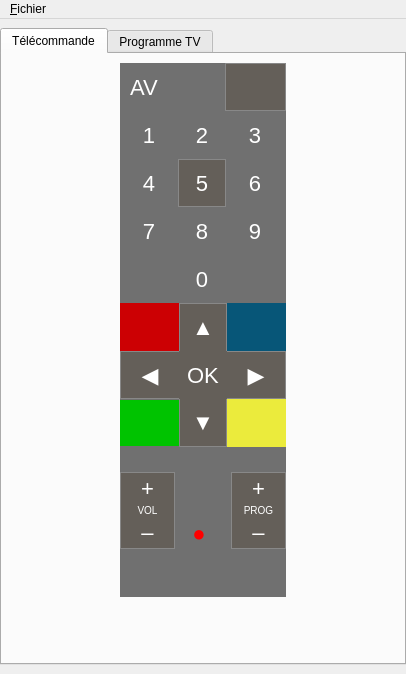
<?xml version="1.0" encoding="UTF-8"?>
<ui version="4.0">
 <class>MainWindow</class>
 <widget class="QMainWindow" name="MainWindow">
  <property name="geometry">
   <rect>
    <x>0</x>
    <y>0</y>
    <width>406</width>
    <height>674</height>
   </rect>
  </property>
  <property name="sizePolicy">
   <sizepolicy hsizetype="Minimum" vsizetype="Minimum">
    <horstretch>0</horstretch>
    <verstretch>0</verstretch>
   </sizepolicy>
  </property>
  <property name="minimumSize">
   <size>
    <width>200</width>
    <height>650</height>
   </size>
  </property>
  <property name="baseSize">
   <size>
    <width>200</width>
    <height>650</height>
   </size>
  </property>
  <property name="windowTitle">
   <string>MainWindow</string>
  </property>
  <property name="styleSheet">
   <string notr="true"/>
  </property>
  <widget class="QWidget" name="centralwidget">
   <property name="styleSheet">
    <string notr="true"/>
   </property>
   <layout class="QVBoxLayout" name="verticalLayout">
    <property name="spacing">
     <number>0</number>
    </property>
    <property name="leftMargin">
     <number>0</number>
    </property>
    <property name="rightMargin">
     <number>0</number>
    </property>
    <item>
     <widget class="QTabWidget" name="tabWidget">
      <property name="currentIndex">
       <number>0</number>
      </property>
      <widget class="QWidget" name="remoteTab">
       <attribute name="title">
        <string>Télécommande</string>
       </attribute>
       <layout class="QVBoxLayout" name="verticalLayout_4">
        <item>
         <layout class="QHBoxLayout" name="horizontalLayout">
          <item>
           <spacer name="horizontalSpacer_3">
            <property name="orientation">
             <enum>Qt::Horizontal</enum>
            </property>
            <property name="sizeHint" stdset="0">
             <size>
              <width>40</width>
              <height>20</height>
             </size>
            </property>
           </spacer>
          </item>
          <item>
           <widget class="QWidget" name="remote" native="true">
            <property name="styleSheet">
             <string notr="true">QWidget {
	background-color: #707070;
}

QPushButton, QPushButton:focus {
   	border: none;
   	outline: none;
	color: white;
	font-weight: 400;
	font-size: 22px;
}</string>
            </property>
            <layout class="QVBoxLayout" name="verticalLayout_2">
             <property name="spacing">
              <number>0</number>
             </property>
             <property name="margin">
              <number>0</number>
             </property>
             <item>
              <layout class="QGridLayout" name="gridLayout_4">
               <property name="spacing">
                <number>0</number>
               </property>
               <item row="0" column="2">
                <widget class="QPushButton" name="powerButton">
                 <property name="sizePolicy">
                  <sizepolicy hsizetype="Fixed" vsizetype="Fixed">
                   <horstretch>0</horstretch>
                   <verstretch>0</verstretch>
                  </sizepolicy>
                 </property>
                 <property name="minimumSize">
                  <size>
                   <width>48</width>
                   <height>48</height>
                  </size>
                 </property>
                 <property name="styleSheet">
                  <string notr="true">background-color: #645f59;
border: 1px solid #888888;</string>
                 </property>
                 <property name="text">
                  <string/>
                 </property>
                 <property name="icon">
                  <iconset>
                   <normaloff>images/power.svg</normaloff>images/power.svg</iconset>
                 </property>
                 <property name="iconSize">
                  <size>
                   <width>24</width>
                   <height>24</height>
                  </size>
                 </property>
                </widget>
               </item>
               <item row="0" column="0">
                <widget class="QPushButton" name="avButton">
                 <property name="sizePolicy">
                  <sizepolicy hsizetype="Fixed" vsizetype="Fixed">
                   <horstretch>0</horstretch>
                   <verstretch>0</verstretch>
                  </sizepolicy>
                 </property>
                 <property name="minimumSize">
                  <size>
                   <width>48</width>
                   <height>48</height>
                  </size>
                 </property>
                 <property name="text">
                  <string>AV</string>
                 </property>
                </widget>
               </item>
               <item row="0" column="1">
                <widget class="QLabel" name="label_3">
                 <property name="text">
                  <string/>
                 </property>
                </widget>
               </item>
              </layout>
             </item>
             <item>
              <layout class="QGridLayout" name="gridLayout">
               <property name="spacing">
                <number>0</number>
               </property>
               <item row="0" column="0">
                <widget class="QPushButton" name="oneButton">
                 <property name="sizePolicy">
                  <sizepolicy hsizetype="Fixed" vsizetype="Fixed">
                   <horstretch>0</horstretch>
                   <verstretch>0</verstretch>
                  </sizepolicy>
                 </property>
                 <property name="minimumSize">
                  <size>
                   <width>48</width>
                   <height>48</height>
                  </size>
                 </property>
                 <property name="text">
                  <string>1</string>
                 </property>
                 <property name="shortcut">
                  <string>1</string>
                 </property>
                </widget>
               </item>
               <item row="0" column="1">
                <widget class="QPushButton" name="twoButton">
                 <property name="sizePolicy">
                  <sizepolicy hsizetype="Fixed" vsizetype="Fixed">
                   <horstretch>0</horstretch>
                   <verstretch>0</verstretch>
                  </sizepolicy>
                 </property>
                 <property name="minimumSize">
                  <size>
                   <width>48</width>
                   <height>48</height>
                  </size>
                 </property>
                 <property name="text">
                  <string>2</string>
                 </property>
                 <property name="shortcut">
                  <string>2</string>
                 </property>
                </widget>
               </item>
               <item row="0" column="2">
                <widget class="QPushButton" name="threeButton">
                 <property name="sizePolicy">
                  <sizepolicy hsizetype="Fixed" vsizetype="Fixed">
                   <horstretch>0</horstretch>
                   <verstretch>0</verstretch>
                  </sizepolicy>
                 </property>
                 <property name="minimumSize">
                  <size>
                   <width>48</width>
                   <height>48</height>
                  </size>
                 </property>
                 <property name="text">
                  <string>3</string>
                 </property>
                 <property name="shortcut">
                  <string>3</string>
                 </property>
                </widget>
               </item>
               <item row="1" column="0">
                <widget class="QPushButton" name="fourButton">
                 <property name="sizePolicy">
                  <sizepolicy hsizetype="Fixed" vsizetype="Fixed">
                   <horstretch>0</horstretch>
                   <verstretch>0</verstretch>
                  </sizepolicy>
                 </property>
                 <property name="minimumSize">
                  <size>
                   <width>48</width>
                   <height>48</height>
                  </size>
                 </property>
                 <property name="text">
                  <string>4</string>
                 </property>
                 <property name="shortcut">
                  <string>4</string>
                 </property>
                </widget>
               </item>
               <item row="1" column="1">
                <widget class="QPushButton" name="fiveButton">
                 <property name="sizePolicy">
                  <sizepolicy hsizetype="Fixed" vsizetype="Fixed">
                   <horstretch>0</horstretch>
                   <verstretch>0</verstretch>
                  </sizepolicy>
                 </property>
                 <property name="minimumSize">
                  <size>
                   <width>48</width>
                   <height>48</height>
                  </size>
                 </property>
                 <property name="styleSheet">
                  <string notr="true">	background-color: #645f59;
border: 1px solid #888888;</string>
                 </property>
                 <property name="text">
                  <string>5</string>
                 </property>
                 <property name="shortcut">
                  <string>5</string>
                 </property>
                </widget>
               </item>
               <item row="1" column="2">
                <widget class="QPushButton" name="sixButton">
                 <property name="sizePolicy">
                  <sizepolicy hsizetype="Fixed" vsizetype="Fixed">
                   <horstretch>0</horstretch>
                   <verstretch>0</verstretch>
                  </sizepolicy>
                 </property>
                 <property name="minimumSize">
                  <size>
                   <width>48</width>
                   <height>48</height>
                  </size>
                 </property>
                 <property name="text">
                  <string>6</string>
                 </property>
                 <property name="shortcut">
                  <string>6</string>
                 </property>
                </widget>
               </item>
               <item row="2" column="0">
                <widget class="QPushButton" name="sevenButton">
                 <property name="sizePolicy">
                  <sizepolicy hsizetype="Fixed" vsizetype="Fixed">
                   <horstretch>0</horstretch>
                   <verstretch>0</verstretch>
                  </sizepolicy>
                 </property>
                 <property name="minimumSize">
                  <size>
                   <width>48</width>
                   <height>48</height>
                  </size>
                 </property>
                 <property name="text">
                  <string>7</string>
                 </property>
                 <property name="shortcut">
                  <string>7</string>
                 </property>
                </widget>
               </item>
               <item row="2" column="1">
                <widget class="QPushButton" name="eightButton">
                 <property name="sizePolicy">
                  <sizepolicy hsizetype="Fixed" vsizetype="Fixed">
                   <horstretch>0</horstretch>
                   <verstretch>0</verstretch>
                  </sizepolicy>
                 </property>
                 <property name="minimumSize">
                  <size>
                   <width>48</width>
                   <height>48</height>
                  </size>
                 </property>
                 <property name="text">
                  <string>8</string>
                 </property>
                 <property name="shortcut">
                  <string>8</string>
                 </property>
                </widget>
               </item>
               <item row="2" column="2">
                <widget class="QPushButton" name="nineButton">
                 <property name="sizePolicy">
                  <sizepolicy hsizetype="Fixed" vsizetype="Fixed">
                   <horstretch>0</horstretch>
                   <verstretch>0</verstretch>
                  </sizepolicy>
                 </property>
                 <property name="minimumSize">
                  <size>
                   <width>48</width>
                   <height>48</height>
                  </size>
                 </property>
                 <property name="text">
                  <string>9</string>
                 </property>
                 <property name="shortcut">
                  <string>9</string>
                 </property>
                </widget>
               </item>
               <item row="3" column="1">
                <widget class="QPushButton" name="zeroButton">
                 <property name="sizePolicy">
                  <sizepolicy hsizetype="Fixed" vsizetype="Fixed">
                   <horstretch>0</horstretch>
                   <verstretch>0</verstretch>
                  </sizepolicy>
                 </property>
                 <property name="minimumSize">
                  <size>
                   <width>48</width>
                   <height>48</height>
                  </size>
                 </property>
                 <property name="text">
                  <string>0</string>
                 </property>
                 <property name="shortcut">
                  <string>0</string>
                 </property>
                </widget>
               </item>
              </layout>
             </item>
             <item>
              <layout class="QGridLayout" name="gridLayout_2">
               <property name="spacing">
                <number>0</number>
               </property>
               <item row="0" column="0">
                <widget class="QPushButton" name="backButton">
                 <property name="sizePolicy">
                  <sizepolicy hsizetype="Fixed" vsizetype="Fixed">
                   <horstretch>0</horstretch>
                   <verstretch>0</verstretch>
                  </sizepolicy>
                 </property>
                 <property name="minimumSize">
                  <size>
                   <width>48</width>
                   <height>48</height>
                  </size>
                 </property>
                 <property name="styleSheet">
                  <string notr="true">background-color: rgb(204, 0, 3);
font-weight: bold;</string>
                 </property>
                 <property name="text">
                  <string/>
                 </property>
                 <property name="icon">
                  <iconset>
                   <normaloff>images/back.svg</normaloff>images/back.svg</iconset>
                 </property>
                 <property name="iconSize">
                  <size>
                   <width>24</width>
                   <height>24</height>
                  </size>
                 </property>
                 <property name="shortcut">
                  <string>Esc</string>
                 </property>
                </widget>
               </item>
               <item row="2" column="0">
                <widget class="QPushButton" name="menuButton">
                 <property name="minimumSize">
                  <size>
                   <width>46</width>
                   <height>46</height>
                  </size>
                 </property>
                 <property name="styleSheet">
                  <string notr="true">
background-color: rgb(0, 195, 0);</string>
                 </property>
                 <property name="text">
                  <string/>
                 </property>
                 <property name="icon">
                  <iconset>
                   <normaloff>images/menu.svg</normaloff>images/menu.svg</iconset>
                 </property>
                 <property name="iconSize">
                  <size>
                   <width>32</width>
                   <height>24</height>
                  </size>
                 </property>
                 <property name="shortcut">
                  <string>M</string>
                 </property>
                </widget>
               </item>
               <item row="1" column="0">
                <widget class="QPushButton" name="leftButton">
                 <property name="minimumSize">
                  <size>
                   <width>48</width>
                   <height>48</height>
                  </size>
                 </property>
                 <property name="styleSheet">
                  <string notr="true">	background-color: #645f59;
border-left: 1px solid #888888;
border-bottom: 1px solid #888888;
border-top: 1px solid #888888;</string>
                 </property>
                 <property name="text">
                  <string>◀</string>
                 </property>
                 <property name="shortcut">
                  <string>Left</string>
                 </property>
                 <property name="flat">
                  <bool>false</bool>
                 </property>
                </widget>
               </item>
               <item row="0" column="1">
                <widget class="QPushButton" name="upButton">
                 <property name="sizePolicy">
                  <sizepolicy hsizetype="Fixed" vsizetype="Fixed">
                   <horstretch>0</horstretch>
                   <verstretch>0</verstretch>
                  </sizepolicy>
                 </property>
                 <property name="minimumSize">
                  <size>
                   <width>48</width>
                   <height>48</height>
                  </size>
                 </property>
                 <property name="styleSheet">
                  <string notr="true">	background-color: #645f59;
border-top: 1px solid #888888;
border-left: 1px solid #888888;
border-right: 1px solid #888888;</string>
                 </property>
                 <property name="text">
                  <string>▲</string>
                 </property>
                 <property name="shortcut">
                  <string>Up</string>
                 </property>
                 <property name="flat">
                  <bool>false</bool>
                 </property>
                </widget>
               </item>
               <item row="1" column="1">
                <widget class="QPushButton" name="enterButton">
                 <property name="sizePolicy">
                  <sizepolicy hsizetype="Fixed" vsizetype="Fixed">
                   <horstretch>0</horstretch>
                   <verstretch>0</verstretch>
                  </sizepolicy>
                 </property>
                 <property name="minimumSize">
                  <size>
                   <width>48</width>
                   <height>48</height>
                  </size>
                 </property>
                 <property name="styleSheet">
                  <string notr="true">	background-color: #645f59;</string>
                 </property>
                 <property name="text">
                  <string>OK</string>
                 </property>
                 <property name="shortcut">
                  <string>Return</string>
                 </property>
                </widget>
               </item>
               <item row="1" column="2">
                <widget class="QPushButton" name="rightButton">
                 <property name="minimumSize">
                  <size>
                   <width>48</width>
                   <height>48</height>
                  </size>
                 </property>
                 <property name="styleSheet">
                  <string notr="true">	background-color: #645f59;
border-right: 1px solid #888888;
border-top: 1px solid #888888;
border-bottom: 1px solid #888888;</string>
                 </property>
                 <property name="text">
                  <string>▶</string>
                 </property>
                 <property name="shortcut">
                  <string>Right</string>
                 </property>
                 <property name="flat">
                  <bool>false</bool>
                 </property>
                </widget>
               </item>
               <item row="2" column="2">
                <widget class="QPushButton" name="infoButton">
                 <property name="sizePolicy">
                  <sizepolicy hsizetype="Fixed" vsizetype="Fixed">
                   <horstretch>0</horstretch>
                   <verstretch>0</verstretch>
                  </sizepolicy>
                 </property>
                 <property name="minimumSize">
                  <size>
                   <width>48</width>
                   <height>48</height>
                  </size>
                 </property>
                 <property name="styleSheet">
                  <string notr="true">background-color: rgb(235, 235, 60);</string>
                 </property>
                 <property name="text">
                  <string/>
                 </property>
                 <property name="icon">
                  <iconset>
                   <normaloff>images/info.svg</normaloff>images/info.svg</iconset>
                 </property>
                 <property name="iconSize">
                  <size>
                   <width>32</width>
                   <height>24</height>
                  </size>
                 </property>
                 <property name="shortcut">
                  <string>I</string>
                 </property>
                </widget>
               </item>
               <item row="2" column="1">
                <widget class="QPushButton" name="downButton">
                 <property name="sizePolicy">
                  <sizepolicy hsizetype="Fixed" vsizetype="Fixed">
                   <horstretch>0</horstretch>
                   <verstretch>0</verstretch>
                  </sizepolicy>
                 </property>
                 <property name="minimumSize">
                  <size>
                   <width>48</width>
                   <height>48</height>
                  </size>
                 </property>
                 <property name="styleSheet">
                  <string notr="true">	background-color: #645f59;
border-right: 1px solid #888888;
border-left: 1px solid #888888;
border-bottom: 1px solid #888888;</string>
                 </property>
                 <property name="text">
                  <string>▼</string>
                 </property>
                 <property name="shortcut">
                  <string>Down</string>
                 </property>
                 <property name="flat">
                  <bool>false</bool>
                 </property>
                </widget>
               </item>
               <item row="0" column="2">
                <widget class="QPushButton" name="searchButton">
                 <property name="sizePolicy">
                  <sizepolicy hsizetype="Fixed" vsizetype="Fixed">
                   <horstretch>0</horstretch>
                   <verstretch>0</verstretch>
                  </sizepolicy>
                 </property>
                 <property name="minimumSize">
                  <size>
                   <width>48</width>
                   <height>48</height>
                  </size>
                 </property>
                 <property name="styleSheet">
                  <string notr="true">background-color: rgb(7, 86, 120);</string>
                 </property>
                 <property name="text">
                  <string/>
                 </property>
                 <property name="icon">
                  <iconset>
                   <normaloff>images/search.svg</normaloff>images/search.svg</iconset>
                 </property>
                 <property name="shortcut">
                  <string>Ctrl+F</string>
                 </property>
                </widget>
               </item>
              </layout>
             </item>
             <item>
              <widget class="QPushButton" name="freeButton">
               <property name="sizePolicy">
                <sizepolicy hsizetype="Minimum" vsizetype="Fixed">
                 <horstretch>0</horstretch>
                 <verstretch>0</verstretch>
                </sizepolicy>
               </property>
               <property name="text">
                <string/>
               </property>
               <property name="icon">
                <iconset>
                 <normaloff>images/free.svg</normaloff>images/free.svg</iconset>
               </property>
               <property name="iconSize">
                <size>
                 <width>92</width>
                 <height>48</height>
                </size>
               </property>
               <property name="shortcut">
                <string>Ctrl+Return</string>
               </property>
              </widget>
             </item>
             <item>
              <layout class="QGridLayout" name="gridLayout_3">
               <property name="spacing">
                <number>0</number>
               </property>
               <item row="2" column="0">
                <widget class="QPushButton" name="decVolumeButton">
                 <property name="minimumSize">
                  <size>
                   <width>48</width>
                   <height>32</height>
                  </size>
                 </property>
                 <property name="styleSheet">
                  <string notr="true">background-color: #645f59;
border-right: 1px solid #888888;
border-left: 1px solid #888888;
border-bottom: 1px solid #888888;</string>
                 </property>
                 <property name="text">
                  <string>–</string>
                 </property>
                 <property name="shortcut">
                  <string>-</string>
                 </property>
                </widget>
               </item>
               <item row="0" column="0">
                <widget class="QPushButton" name="incVolumeButton">
                 <property name="sizePolicy">
                  <sizepolicy hsizetype="Minimum" vsizetype="Fixed">
                   <horstretch>0</horstretch>
                   <verstretch>0</verstretch>
                  </sizepolicy>
                 </property>
                 <property name="minimumSize">
                  <size>
                   <width>48</width>
                   <height>32</height>
                  </size>
                 </property>
                 <property name="styleSheet">
                  <string notr="true">background-color: #645f59;
border-right: 1px solid #888888;
border-left: 1px solid #888888;
border-top: 1px solid #888888;</string>
                 </property>
                 <property name="text">
                  <string>+</string>
                 </property>
                 <property name="shortcut">
                  <string>+</string>
                 </property>
                </widget>
               </item>
               <item row="2" column="1">
                <widget class="QPushButton" name="recordButton">
                 <property name="sizePolicy">
                  <sizepolicy hsizetype="Fixed" vsizetype="Fixed">
                   <horstretch>0</horstretch>
                   <verstretch>0</verstretch>
                  </sizepolicy>
                 </property>
                 <property name="minimumSize">
                  <size>
                   <width>48</width>
                   <height>32</height>
                  </size>
                 </property>
                 <property name="styleSheet">
                  <string notr="true">color: red</string>
                 </property>
                 <property name="text">
                  <string>●</string>
                 </property>
                </widget>
               </item>
               <item row="0" column="1">
                <widget class="QPushButton" name="muteButton">
                 <property name="minimumSize">
                  <size>
                   <width>48</width>
                   <height>32</height>
                  </size>
                 </property>
                 <property name="text">
                  <string/>
                 </property>
                 <property name="icon">
                  <iconset>
                   <normaloff>images/mute.svg</normaloff>images/mute.svg</iconset>
                 </property>
                 <property name="iconSize">
                  <size>
                   <width>24</width>
                   <height>24</height>
                  </size>
                 </property>
                </widget>
               </item>
               <item row="0" column="2">
                <widget class="QPushButton" name="nextChanButton">
                 <property name="sizePolicy">
                  <sizepolicy hsizetype="Minimum" vsizetype="Fixed">
                   <horstretch>0</horstretch>
                   <verstretch>0</verstretch>
                  </sizepolicy>
                 </property>
                 <property name="minimumSize">
                  <size>
                   <width>48</width>
                   <height>32</height>
                  </size>
                 </property>
                 <property name="styleSheet">
                  <string notr="true">background-color: #645f59;
border-right: 1px solid #888888;
border-left: 1px solid #888888;
border-top: 1px solid #888888;</string>
                 </property>
                 <property name="text">
                  <string>+</string>
                 </property>
                 <property name="shortcut">
                  <string>Ctrl+Up</string>
                 </property>
                </widget>
               </item>
               <item row="3" column="0">
                <widget class="QPushButton" name="rewindButton">
                 <property name="sizePolicy">
                  <sizepolicy hsizetype="Fixed" vsizetype="Fixed">
                   <horstretch>0</horstretch>
                   <verstretch>0</verstretch>
                  </sizepolicy>
                 </property>
                 <property name="minimumSize">
                  <size>
                   <width>48</width>
                   <height>48</height>
                  </size>
                 </property>
                 <property name="text">
                  <string/>
                 </property>
                 <property name="icon">
                  <iconset>
                   <normaloff>images/rewind.svg</normaloff>images/rewind.svg</iconset>
                 </property>
                </widget>
               </item>
               <item row="2" column="2">
                <widget class="QPushButton" name="prevChanButton">
                 <property name="minimumSize">
                  <size>
                   <width>48</width>
                   <height>32</height>
                  </size>
                 </property>
                 <property name="styleSheet">
                  <string notr="true">background-color: #645f59;
border-right: 1px solid #888888;
border-left: 1px solid #888888;
border-bottom: 1px solid #888888;</string>
                 </property>
                 <property name="text">
                  <string>–</string>
                 </property>
                 <property name="shortcut">
                  <string>Ctrl+Down</string>
                 </property>
                </widget>
               </item>
               <item row="1" column="2">
                <widget class="QLabel" name="label_2">
                 <property name="styleSheet">
                  <string notr="true">font-size: 10px;
color: white;
background-color: #645f59;
border-right: 1px solid #888888;
border-left: 1px solid #888888;</string>
                 </property>
                 <property name="text">
                  <string>PROG</string>
                 </property>
                 <property name="alignment">
                  <set>Qt::AlignCenter</set>
                 </property>
                </widget>
               </item>
               <item row="1" column="0">
                <widget class="QLabel" name="label">
                 <property name="styleSheet">
                  <string notr="true">font-size: 10px;
color: white;
background-color: #645f59;
border-right: 1px solid #888888;
border-left: 1px solid #888888;</string>
                 </property>
                 <property name="text">
                  <string>VOL</string>
                 </property>
                 <property name="alignment">
                  <set>Qt::AlignCenter</set>
                 </property>
                </widget>
               </item>
               <item row="3" column="2">
                <widget class="QPushButton" name="forwardButton">
                 <property name="sizePolicy">
                  <sizepolicy hsizetype="Fixed" vsizetype="Fixed">
                   <horstretch>0</horstretch>
                   <verstretch>0</verstretch>
                  </sizepolicy>
                 </property>
                 <property name="minimumSize">
                  <size>
                   <width>48</width>
                   <height>48</height>
                  </size>
                 </property>
                 <property name="text">
                  <string/>
                 </property>
                 <property name="icon">
                  <iconset>
                   <normaloff>images/forward.svg</normaloff>images/forward.svg</iconset>
                 </property>
                </widget>
               </item>
               <item row="3" column="1">
                <widget class="QPushButton" name="playPauseButton">
                 <property name="sizePolicy">
                  <sizepolicy hsizetype="Fixed" vsizetype="Fixed">
                   <horstretch>0</horstretch>
                   <verstretch>0</verstretch>
                  </sizepolicy>
                 </property>
                 <property name="minimumSize">
                  <size>
                   <width>48</width>
                   <height>48</height>
                  </size>
                 </property>
                 <property name="text">
                  <string/>
                 </property>
                 <property name="icon">
                  <iconset>
                   <normaloff>images/playpause.svg</normaloff>images/playpause.svg</iconset>
                 </property>
                </widget>
               </item>
              </layout>
             </item>
            </layout>
           </widget>
          </item>
          <item>
           <spacer name="horizontalSpacer_2">
            <property name="orientation">
             <enum>Qt::Horizontal</enum>
            </property>
            <property name="sizeHint" stdset="0">
             <size>
              <width>40</width>
              <height>20</height>
             </size>
            </property>
           </spacer>
          </item>
         </layout>
        </item>
        <item>
         <spacer name="verticalSpacer">
          <property name="orientation">
           <enum>Qt::Vertical</enum>
          </property>
          <property name="sizeHint" stdset="0">
           <size>
            <width>20</width>
            <height>40</height>
           </size>
          </property>
         </spacer>
        </item>
       </layout>
      </widget>
      <widget class="QWidget" name="programTab">
       <attribute name="title">
        <string>Programme TV</string>
       </attribute>
       <layout class="QVBoxLayout" name="verticalLayout_3">
        <item>
         <widget class="QScrollArea" name="scrollArea">
          <property name="widgetResizable">
           <bool>true</bool>
          </property>
          <widget class="QWidget" name="listofPrograms">
           <property name="geometry">
            <rect>
             <x>0</x>
             <y>0</y>
             <width>382</width>
             <height>582</height>
            </rect>
           </property>
           <layout class="QVBoxLayout" name="verticalLayout_5">
            <item>
             <spacer name="verticalSpacer_2">
              <property name="orientation">
               <enum>Qt::Vertical</enum>
              </property>
              <property name="sizeHint" stdset="0">
               <size>
                <width>20</width>
                <height>561</height>
               </size>
              </property>
             </spacer>
            </item>
           </layout>
          </widget>
         </widget>
        </item>
       </layout>
      </widget>
     </widget>
    </item>
   </layout>
  </widget>
  <widget class="QMenuBar" name="menubar">
   <property name="geometry">
    <rect>
     <x>0</x>
     <y>0</y>
     <width>406</width>
     <height>23</height>
    </rect>
   </property>
   <widget class="QMenu" name="menuFichier">
    <property name="title">
     <string>&amp;Fichier</string>
    </property>
    <addaction name="actionQuitter"/>
   </widget>
   <addaction name="menuFichier"/>
  </widget>
  <action name="actionQuitter">
   <property name="text">
    <string>&amp;Quitter</string>
   </property>
  </action>
 </widget>
 <resources/>
 <connections>
  <connection>
   <sender>actionQuitter</sender>
   <signal>triggered()</signal>
   <receiver>MainWindow</receiver>
   <slot>close()</slot>
   <hints>
    <hint type="sourcelabel">
     <x>-1</x>
     <y>-1</y>
    </hint>
    <hint type="destinationlabel">
     <x>149</x>
     <y>249</y>
    </hint>
   </hints>
  </connection>
 </connections>
</ui>
